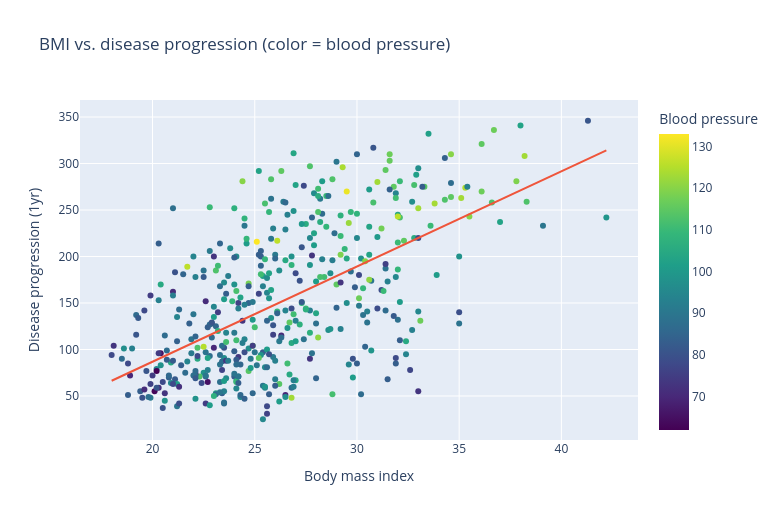

The notebook cell saved with this chart:
### Code cell
fig = px.scatter(
    df, x='bmi', y='disease_progression', color='bp',
    color_continuous_scale='Viridis', trendline='ols',
    title='BMI vs. disease progression (color = blood pressure)',
    labels={'bmi':'Body mass index', 'disease_progression':'Disease progression (1yr)', 'bp':'Blood pressure'}
)
fig.update_layout(width=780, height=520)
fig.show()

### Figure 1 — Plotly figure (JSON) as saved in the notebook; plotly's stock layout.template omitted (floating-point values rounded to 4 significant figures; data arrays with more than 128 entries replaced by an {"elided": "..."} marker saying what was removed)
{"data": [{"hovertemplate": "Body mass index=%{x}<br>Disease progression (1yr)=%{y}<br>Blood pressure=%{marker.color}<extra></extra>", "legendgroup": "", "marker": {"color": {"elided": "442 float values"}, "coloraxis": "coloraxis", "symbol": "circle"}, "mode": "markers", "name": "", "orientation": "v", "showlegend": false, "type": "scatter", "x": {"elided": "442 float values"}, "xaxis": "x", "y": {"elided": "442 float values"}, "yaxis": "y"}, {"hovertemplate": "<b>OLS trendline</b><br>disease_progression = 10.2331 * bmi + -117.773<br>R<sup>2</sup>=0.343924<br><br>Body mass index=%{x}<br>Disease progression (1yr)=%{y} <b>(trend)</b><extra></extra>", "legendgroup": "", "marker": {"symbol": "circle"}, "mode": "lines", "name": "", "showlegend": false, "type": "scatter", "x": {"elided": "442 float values"}, "xaxis": "x", "y": {"elided": "442 float values"}, "yaxis": "y"}], "layout": {"coloraxis": {"autocolorscale": false, "colorbar": {"title": {"text": "Blood pressure"}}, "colorscale": [[0, "#440154"], [0.1111, "#482878"], [0.2222, "#3e4989"], [0.3333, "#31688e"], [0.4444, "#26828e"], [0.5556, "#1f9e89"], [0.6667, "#35b779"], [0.7778, "#6ece58"], [0.8889, "#b5de2b"], [1, "#fde725"]]}, "height": 520, "legend": {"tracegroupgap": 0}, "title": {"text": "BMI vs. disease progression (color = blood pressure)"}, "width": 780, "xaxis": {"anchor": "y", "domain": [0, 1], "title": {"text": "Body mass index"}}, "yaxis": {"anchor": "x", "domain": [0, 1], "title": {"text": "Disease progression (1yr)"}}}}
